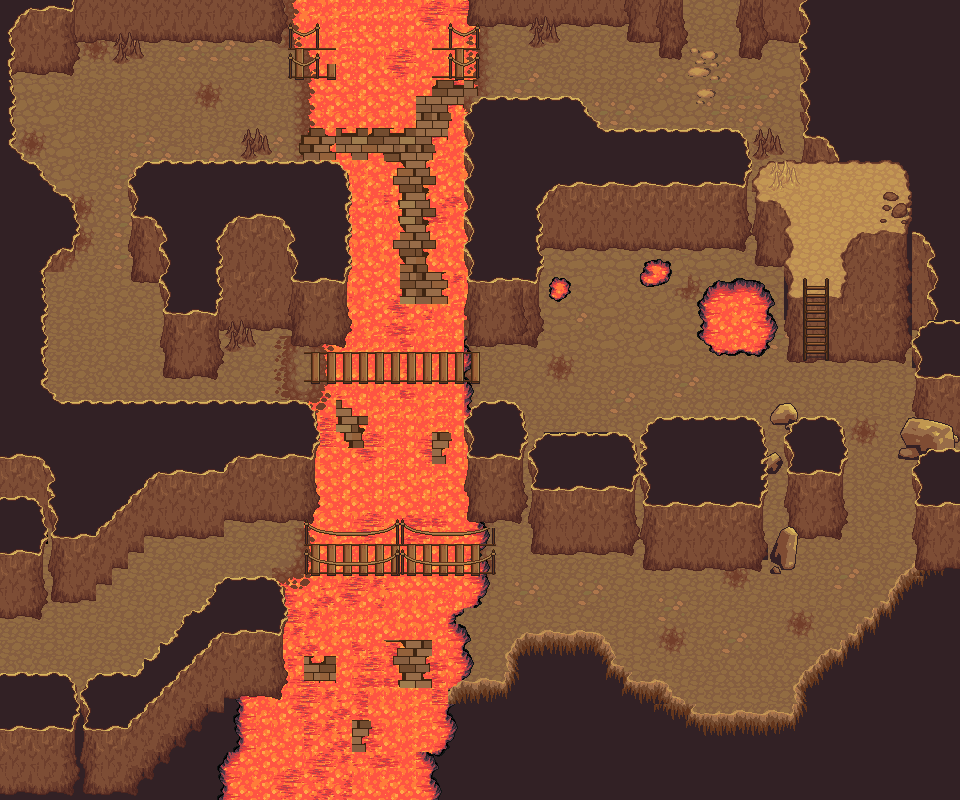

The image is a tile-based game level rendered from a .tmx file. Its description and source (layers, tilesets, objects; grid data summarised) follow:
An orthogonal 60x50 tile map with 16x16 px tiles, 3 tile layers (ground, top1, top2), 5 tilesets and 23 objects.

<map version="1.0" orientation="orthogonal" renderorder="right-down" width="60" height="50" tilewidth="16" tileheight="16" nextobjectid="241">
 <tileset firstgid="1" name="start" tilewidth="16" tileheight="16" tilecount="1024" columns="32">
  <image source="tilesets/trees_plants_rocks.png" width="512" height="512" />
 </tileset>
 <tileset firstgid="1025" name="terrain_atlas" tilewidth="16" tileheight="16" tilecount="4096" columns="64">
  <image source="tilesets/terrain_atlas.png" width="1024" height="1024" />
 </tileset>
 <tileset firstgid="5121" name="base_out_atlas" tilewidth="16" tileheight="16" tilecount="4096" columns="64">
  <image source="tilesets/base_out_atlas.png" width="1024" height="1024" />
 </tileset>
 <tileset firstgid="9217" name="plant repack" tilewidth="16" tileheight="16" tilecount="676" columns="26">
  <image source="tilesets/plant repack.png" width="416" height="416" />
 </tileset>
 <tileset firstgid="9893" name="town" tilewidth="16" tileheight="16" tilecount="1024" columns="32">
  <image source="tilesets/town.png" width="512" height="512" />
 </tileset>
 <layer name="ground" width="60" height="50">
  <data>[3000 cells, 3000 non-empty, 81 distinct tile ids]</data>
 </layer>
 <layer name="top1" width="60" height="50">
  <data>[3000 cells, 1247 non-empty, 254 distinct tile ids]</data>
 </layer>
 <layer name="top2" width="60" height="50">
  <data>[3000 cells, 268 non-empty, 144 distinct tile ids]</data>
 </layer>
 <objectgroup name="barrieren">
  <object id="213" x="0" y="672">
   <polyline points="0,0 128,0 224,-96 480,-96 480,-64 464,-64 464,16 496,16 512,-32 608,-32 640,16 672,16 704,48 784,48 800,16 912,-96 912,-208 896,-240 912,-256 912,-320 832,-320" />
  </object>
  <object id="214" x="832" y="352">
   <polyline points="0,0 0,-48 16,-112 80,-128 80,-176 64,-192 -64,-192 -80,-160 -48,-144 -48,-64 -32,-48 -32,0 -112,0 -128,-16 -128,-64 -80,-80 -80,-96 -288,-112 -288,-16 -304,0 -528,0 -544,-16 -576,-16 -624,16 -672,16 -672,-64 -704,-80 -704,-176 -688,-192 -448,-192 -432,-176 -432,-48 -384,-48 -384,-80 -400,-96 -400,-192 -384,-240" />
  </object>
  <object id="220" x="784" y="400">
   <polyline points="0,0 -32,16 -128,16 -160,32 -240,32 -272,0 -320,0 -320,-16 -464,-16 -480,0 -720,0 -736,-16 -736,-128 -704,-160 -704,-192 -704,-208 -768,-256 -768,-336 -720,-336 -688,-368 -496,-368 -480,-352 -480,-272 -384,-272 -368,-288 -368,-304 -352,-320 -304,-352 -304,-368 -160,-368 -112,-336 -96,-368 -96,-400" />
  </object>
  <object id="225" x="0" y="624">
   <polyline points="0,0 96,-32 144,-80 208,-80 240,-96 304,-96 320,-80 528,-80 640,-64 784,-48 800,-80 832,-80 848,-112 848,-192 832,-208" />
  </object>
  <object id="227" x="832" y="416">
   <polyline points="0,0 -48,-16" />
  </object>
  <object id="228" x="448" y="112">
   <polyline points="0,0 48,-16 128,-16 160,16 320,16 336,48 352,48 352,-80 320,-80 304,-48 288,-80 288,-112" />
  </object>
  <object id="229" x="112" y="32" width="32" height="32">
   <ellipse />
  </object>
  <object id="232" x="640" y="256" width="32" height="32">
   <ellipse />
  </object>
  <object id="234" x="544" y="272" width="32" height="32">
   <ellipse />
  </object>
  <object id="236" x="528" y="16" width="32" height="32">
   <ellipse />
  </object>
 </objectgroup>
 <objectgroup name="schatztruhen">
  <object id="200" x="896" y="176" width="16" height="16">
   <properties>
    <property name="Inhalt" value="Nahrung2" />
    <property name="typ" value="2" />
   </properties>
  </object>
  <object id="201" x="464" y="656" width="16" height="16">
   <properties>
    <property name="Inhalt" value="Nahrung1" />
    <property name="typ" value="2" />
   </properties>
  </object>
  <object id="202" x="192" y="48" width="16" height="16">
   <properties>
    <property name="Inhalt" value="NahrungM1" />
    <property name="typ" value="2" />
   </properties>
  </object>
 </objectgroup>
 <objectgroup name="enemyHumanoid">
  <object id="170" x="528" y="352" width="16" height="16">
   <properties>
    <property name="typ" value="raider-1" />
   </properties>
  </object>
  <object id="173" x="80" y="96" width="16" height="16">
   <properties>
    <property name="typ" value="raider-1" />
   </properties>
  </object>
  <object id="199" x="848" y="176" width="16" height="16">
   <properties>
    <property name="typ" value="bat" />
   </properties>
  </object>
  <object id="203" x="592" y="576" width="16" height="16">
   <properties>
    <property name="typ" value="raider-1" />
   </properties>
  </object>
 </objectgroup>
 <objectgroup name="areaborder">
  <object id="197" x="-48" y="672">
   <properties>
    <property name="ausgang" value="dungeon1BA" />
    <property name="nextMap" value="9007" />
   </properties>
   <polyline points="46,-44.6667 48,0" />
  </object>
  <object id="204" x="400" y="464">
   <properties>
    <property name="dialog" value="4" />
    <property name="nachbedfalse" value="3" />
    <property name="nachbedtrue" value="4" />
    <property name="vorbed" value="3" />
   </properties>
   <polyline points="0,0 -48,0" />
  </object>
  <object id="239" x="635" y="11.1515">
   <properties>
    <property name="ausgang" value="dungeon1BC" />
    <property name="nextMap" value="9009" />
   </properties>
   <polyline points="109.333,-7.33333 45.3333,-7.33333" />
  </object>
  <object id="240" x="416" y="288" width="16" height="16">
   <properties>
    <property name="Inhalt" value="Nahrung1" />
    <property name="typ" value="2" />
   </properties>
  </object>
 </objectgroup>
 <objectgroup name="startpunkt">
  <object id="131" x="32" y="640" width="16" height="16">
   <properties>
    <property name="start" value="dungeon1AB" />
   </properties>
  </object>
  <object id="143" x="704" y="32" width="16" height="16">
   <properties>
    <property name="start" value="dungeon1CB" />
   </properties>
  </object>
 </objectgroup>
</map>
